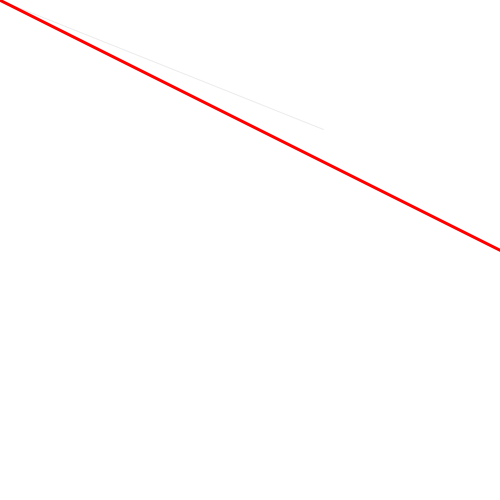
Frame 1 (no input)
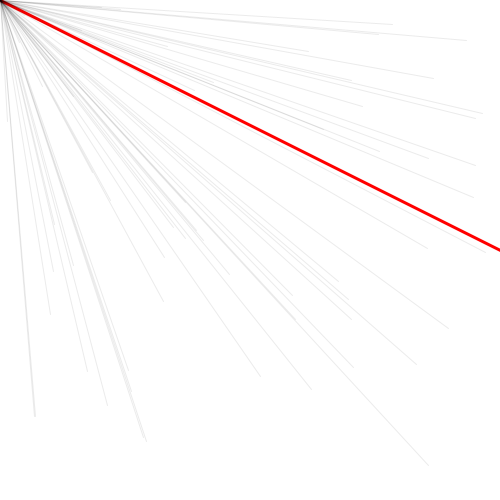
Frame 60 (the mouse pressed at the canvas centre just before this capture)
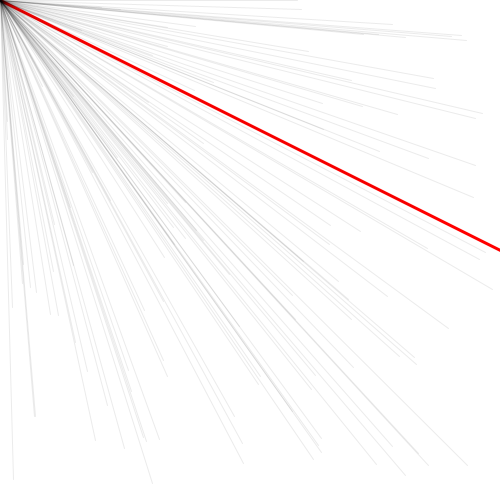
Frame 120 (the mouse held since frame 60 and released just before this capture)

The Processing sketch that drew these frames (run headless with seeded random() and noise(); from frame 60 on, the mouse is pressed at the canvas centre):

// Processing sketch: z_desafio_aHa
// ── z_desafio_aHa.pde
void setup() {
  size(500, 500);
  background(255);

  strokeWeight(3);
  stroke(255, 0, 0);
  line(0, 0, width, (height/2));
}

void draw() {
  strokeWeight(1);
  stroke(0, 20);
  line(0, 0, random(width), random(height));
}
